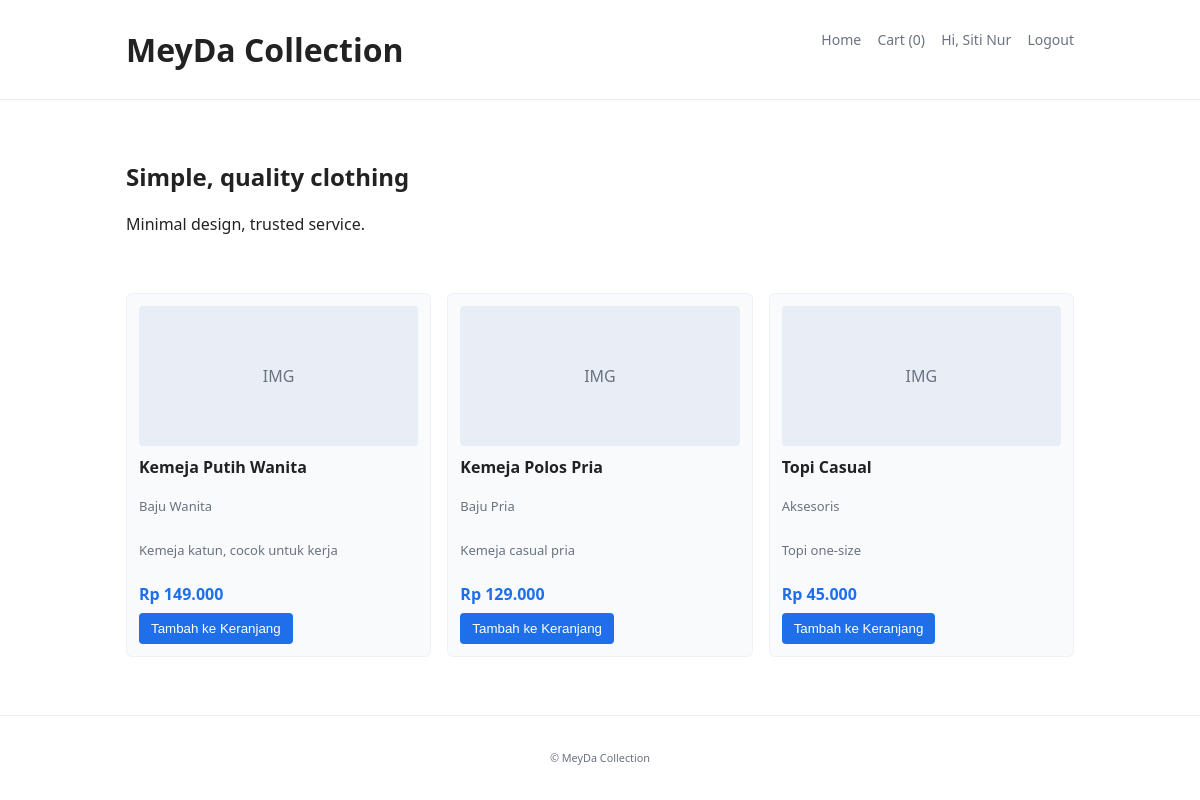
The page / (signed in) on the database its author committed.
### tables this page shows
CREATE TABLE IF NOT EXISTS produk (
  id_produk INT AUTO_INCREMENT PRIMARY KEY,
  nama_produk VARCHAR(150) NOT NULL,
  id_kategori INT NOT NULL,
  deskripsi TEXT NULL,
  harga DECIMAL(12,2) NOT NULL,
  stok INT NOT NULL DEFAULT 0,
  gambar VARCHAR(255) NULL,
  created_at TIMESTAMP DEFAULT CURRENT_TIMESTAMP,
  CONSTRAINT fk_produk_kategori FOREIGN KEY (id_kategori) REFERENCES kategori_produk(id_kategori) ON UPDATE CASCADE ON DELETE RESTRICT
);

CREATE TABLE IF NOT EXISTS kategori_produk (
  id_kategori INT AUTO_INCREMENT PRIMARY KEY,
  nama_kategori VARCHAR(100) NOT NULL,
  deskripsi VARCHAR(255) NULL,
  created_at TIMESTAMP DEFAULT CURRENT_TIMESTAMP
);

### auth.php (called while the page is built, shortened)
<?php
function isLoggedIn() {
    return !empty($_SESSION['user_type']);
}
function isCustomer() {
    return ($_SESSION['user_type'] ?? null) === 'customer';
}
?>

### index.php (the view, shortened to what this page needs)
<?php
require_once __DIR__ . '/auth.php';
$pdo = getPDO();
$action = $_POST['action'] ?? $_GET['action'] ?? 'home';
function h($s){ return htmlspecialchars($s, ENT_QUOTES|ENT_SUBSTITUTE, 'UTF-8'); }
$stmt = $pdo->query("SELECT p.id_produk, p.nama_produk, p.deskripsi, p.harga, p.stok, k.nama_kategori FROM produk p JOIN kategori_produk k ON p.id_kategori = k.id_kategori ORDER BY p.created_at LIMIT 12");
$products = $stmt->fetchAll();
$cart_items = [];
$cart_total = 0.0;
?>
<!doctype html>
<html lang="id">
<head>
  <link rel="stylesheet" href="styles.css">
</head>
<body>
  <header class="site-header">
    <div class="container">
      <h1 class="brand">MeyDa Collection</h1>
      <nav class="nav">
        <a href="index.php">Home</a>
        <a href="index.php?action=cart">Cart (<?php echo array_sum($_SESSION['cart'] ?? []); ?>)</a>
        <?php if (isLoggedIn()): ?>
          <?php if (isCustomer()): ?>
            <a href="account.php">Hi, <?php echo htmlspecialchars($_SESSION['customer_name']); ?></a>
            <a href="auth.php?action=logout">Logout</a>
          <?php elseif (isStaff()): ?>
            <a href="admin/dashboard.php">Admin</a>
            <a href="auth.php?action=logout">Logout</a>
          <?php endif; ?>
        <?php else: ?>
          <a href="login.php?mode=customer">Login</a>
          <a href="register.php">Register</a>
        <?php endif; ?>
      </nav>
    </div>
  </header>
  <main class="container">
    <?php if ($action === 'cart'): ?>
      <h2>Keranjang</h2>
      <?php if (empty($cart_items)): ?>
        <p>Keranjang kosong.</p>
      <?php else: ?>
        <table class="cart">
          <thead><tr><th>Produk</th><th>Qty</th><th>Harga</th><th>Subtotal</th><th></th></tr></thead>
          <tbody>
            <?php foreach($cart_items as $it): ?>
              <tr>
                <td><?php echo h($it['nama']); ?></td>
                <td><?php echo (int)$it['qty']; ?></td>
                <td>Rp <?php echo number_format($it['harga'],0,',','.'); ?></td>
                <td>Rp <?php echo number_format($it['subtotal'],0,',','.'); ?></td>
                <td><a href="index.php?action=remove&id=<?php echo (int)$it['id']; ?>" class="link">Hapus</a></td>
              </tr>
            <?php endforeach; ?>
          </tbody>
          <tfoot>
            <tr><td colspan="3"><strong>Total</strong></td><td><strong>Rp <?php echo number_format($cart_total,0,',','.'); ?></strong></td><td></td></tr>
          </tfoot>
        </table>
        <form method="post" action="index.php?action=checkout">
          <input type="hidden" name="action" value="checkout">
          <button type="submit">Checkout</button>
        </form>
      <?php endif; ?>
    <?php else: ?>
      <section class="hero">
        <h2>Simple, quality clothing</h2>
        <p>Minimal design, trusted service.</p>
      </section>
      <section class="products-grid" aria-label="Featured products">
        <?php foreach ($products as $p): ?>
          <article class="product-card">
            <div class="product-img">IMG</div>
            <h3><?php echo h($p['nama_produk']); ?></h3>
            <p class="muted"><?php echo h($p['nama_kategori']); ?></p>
            <p class="desc"><?php echo h($p['deskripsi']); ?></p>
            <p class="price">Rp <?php echo number_format($p['harga'],0,',','.'); ?></p>
            <form method="post" action="index.php">
              <button type="submit"<?php echo $p['stok']<=0 ? ' disabled' : ''; ?>><?php echo $p['stok']>0 ? 'Tambah ke Keranjang' : 'Habis'; ?></button>
            </form>
          </article>
        <?php endforeach; ?>
      </section>
    <?php endif; ?>
  </main>
  <footer class="site-footer">
    <div class="container"><small>&copy; MeyDa Collection</small></div>
  </footer>
</body>
</html>

### styles.css (style rules this page uses)
:root { --bg: #ffffff; --text: #222222; --muted: #6b7280; --accent: #1f6feb; --card: #f8fafc; }
* { box-sizing:border-box }
body { font-family: system-ui, -apple-system, "Segoe UI", Roboto, Arial; margin:0; color:var(--text); background:var(--bg); }
.container { max-width:980px;margin:0 auto;padding:16px }
.site-header { border-bottom:1px solid #e6e9ee;padding:12px 0;background:var(--bg) }
.brand { margin:0;display:inline-block;font-weight:600 }
.nav { float:right }
.nav a { color:var(--muted);text-decoration:none;margin-left:12px;font-size:14px }
.hero { padding:24px 0 }
.products-grid { display:grid;grid-template-columns:repeat(auto-fit,minmax(220px,1fr));gap:16px;padding:18px 0 }
.product-card { background:var(--card);padding:12px;border:1px solid #eef2f6;border-radius:6px;display:flex;flex-direction:column;align-items:flex-start }
.product-img { width:100%;height:140px;background:#e9eef6;color:var(--muted);display:flex;align-items:center;justify-content:center;margin-bottom:10px;border-radius:4px }
.product-card h3 { margin:0 0 6px 0;font-size:16px }
.price { color:var(--accent);font-weight:600;margin-bottom:8px }
button { background:var(--accent);color:white;border:none;padding:8px 12px;border-radius:4px;cursor:pointer }
.site-footer { border-top:1px solid #eceff3;padding:16px 0;margin-top:24px;text-align:center;color:var(--muted);font-size:13px }
.muted { color:var(--muted);font-size:13px }
.desc { font-size:13px;color:var(--muted);margin-bottom:8px }

### rows shown on the page
produk: nama_produk "Kemeja Putih Wanita", id_kategori.nama_kategori "Baju Wanita", deskripsi "Kemeja katun, cocok untuk kerja", harga "149.000", stok "Tambah ke Keranjang"
produk: nama_produk "Kemeja Polos Pria", id_kategori.nama_kategori "Baju Pria", deskripsi "Kemeja casual pria", harga "129.000", stok "Tambah ke Keranjang"
produk: nama_produk "Topi Casual", id_kategori.nama_kategori "Aksesoris", deskripsi "Topi one-size", harga "45.000", stok "Tambah ke Keranjang"

### other values the page prints
array_sum($_SESSION['cart'] ?? []) "0"
$_SESSION['customer_name'] "Siti Nur"
